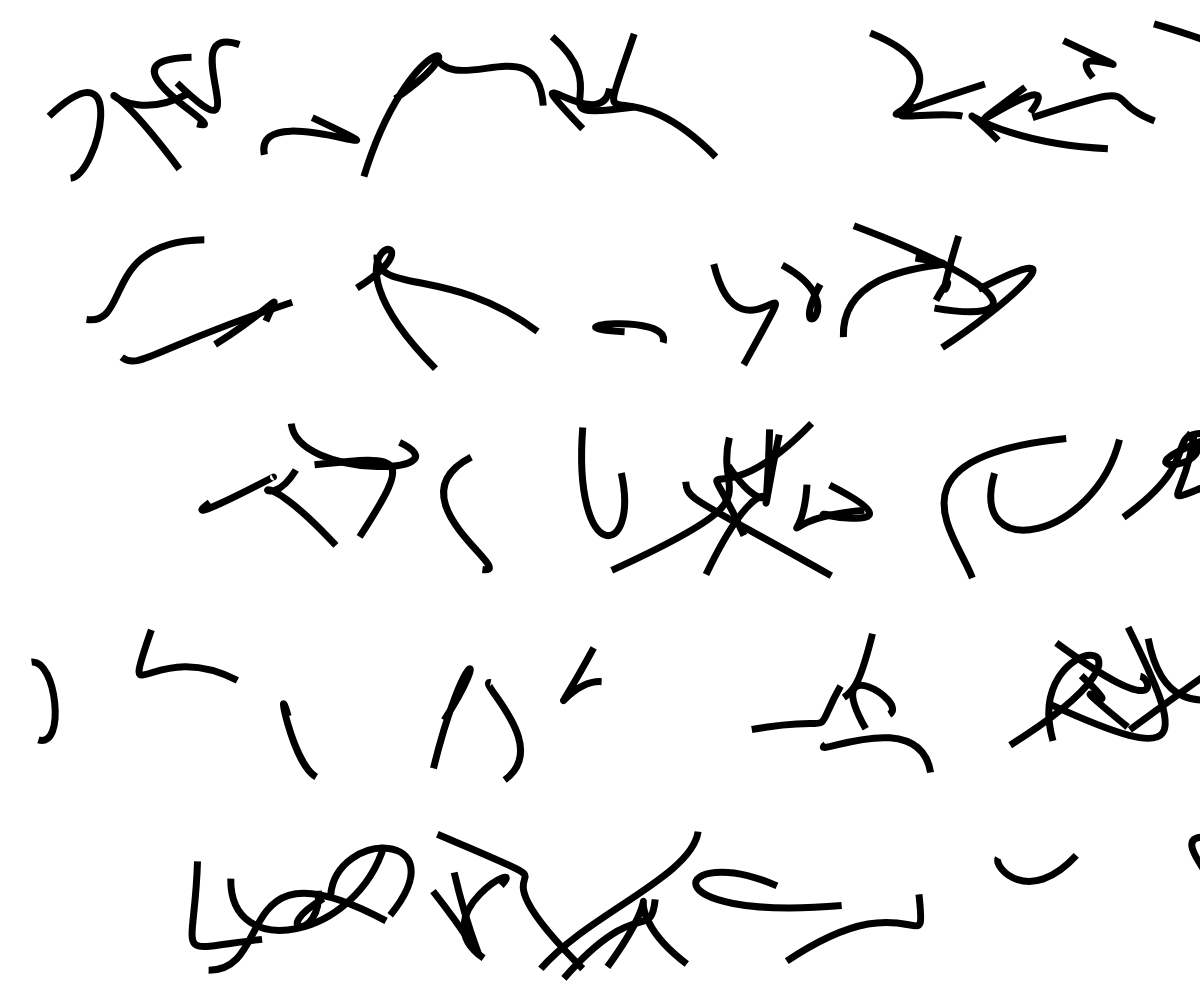
Frame 1 (no input)
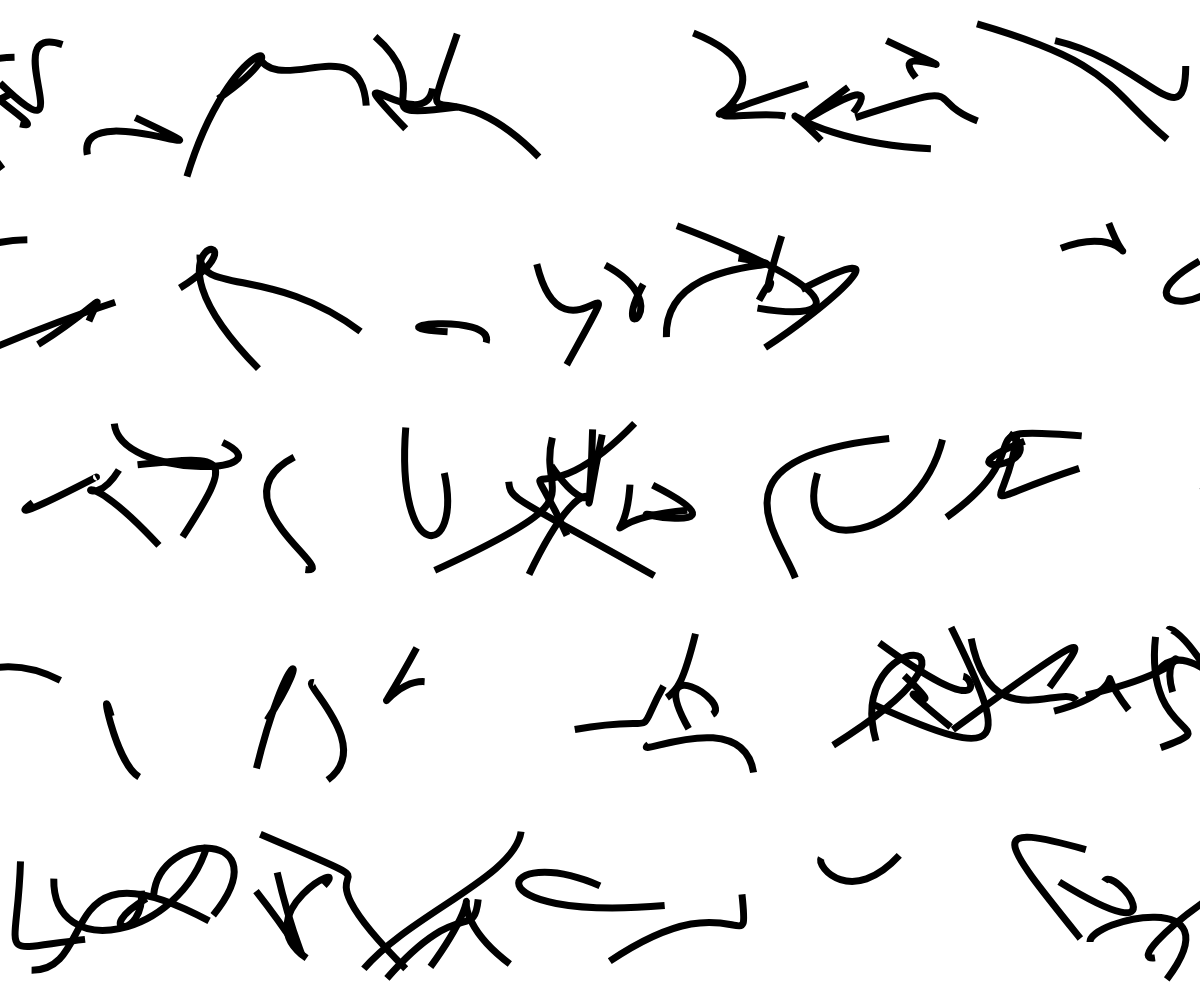
Frame 60 (no input)
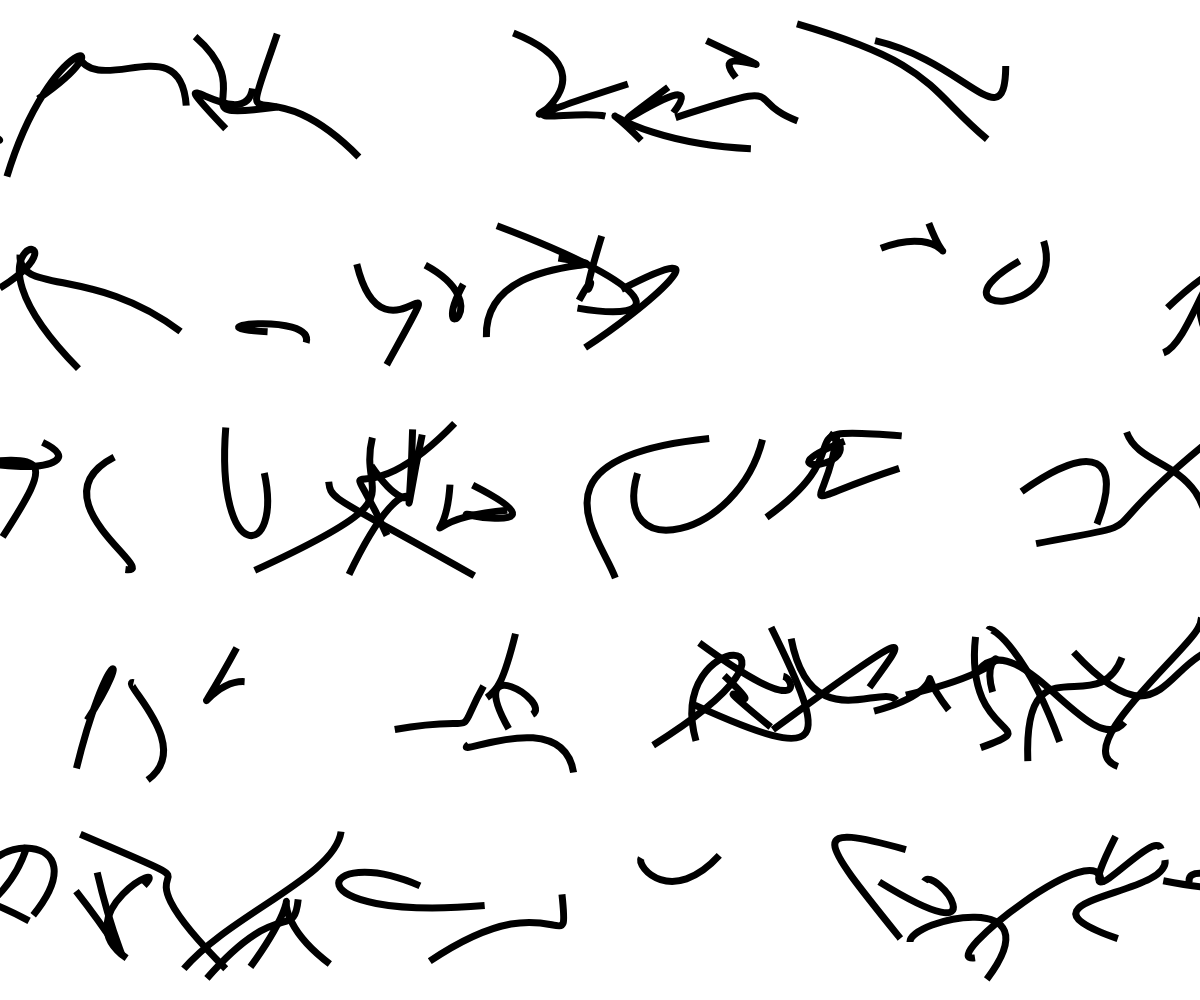
Frame 120 (the mouse pressed at the canvas centre since frame 60)

The p5.js sketch that drew these frames (run headless with seeded random() and noise() and a simulated clock; from frame 60 on, the mouse is pressed at the canvas centre):

// p5.js sketch
// ── sketch.js
let amp = 150;
let dimAmp = .1;


let signes = [];


function setup() {
  createCanvas(windowWidth, windowHeight);
  tailleH = windowHeight / 5;
  pixelDensity(1);

  for (var i = 0; i < windowWidth; i++) {
    signes[i] = new Signe(tailleH, int(random(5)) * tailleH, i * 15);
  }


}

function windowResized() {
  resizeCanvas(windowWidth, windowHeight);
  tailleH = windowHeight / 5;
  setup();
}

rdm0 = [];
rdm1 = [];
rdm2 = [];
rdm3 = [];
rdm4 = [];


let vel = -3;
let x = -200;

function draw() {
  strokeCap(SQUARE);
  strokeJoin(MITER);
  console.log(signes.length);

  background(255);
  stroke(0);
  strokeWeight(7);
  noFill();
  translate(-window.innerWidth, 0);
  // if (frameCount % 256 == 1) {
  //   signes = signes.splice(0,5);

  // }
  if (frameCount % 16 < 20) {
    signes = signes.splice(0);
    signes[signes.length] = new Signe(tailleH, int(random(5)) * tailleH);

  }

 

  // for (let i = 0; i<signes.length; i++){
  //   signes[i] = new Signe(200, map(e,0,4,0,windowHeight));
  //
  // }
  for (let i = 0; i < signes.length; i++) {

    signes[i].move();
    signes[i].show();
  }




  //   translate(x, 0);
  //
  //   for (var i = 0; i < 5; i++) {
  //     push();
  //     if(frameCount%20==0){
  //     //reFill(i);
  //     }
  //     translate(0, map(i, 0, 5, 0, height));
  //     //bezier(0,0,40,40,80,80,200,200);
  //     for(var tec = 0; tec < 50; tec++){
  //       push();
  //       let decalRdm ;
  //
  //         if(rdm0[tec*i%1000]<150){
  //           decalRdm = .8;
  //         }
  //         else {
  //           decalRdm = 800;
  //         }
  //         translate(tec*80*decalRdm,0);
  //
  //       for (var bez = 0; bez < 8; bez++) {
  //         switch (i) {
  //           case 0:
  //           bezier(
  //           rdm0[(0+1)+tec*(i+1)%1000], rdm0[(1+1)*tec*(i+1)%1000],
  //           rdm0[(2+1)+tec*(i+1)%1000], rdm0[(3+1)*tec*(i+1)%1000],
  //           rdm0[(4+1)+tec*(i+1)%1000], rdm0[(5+1)*tec*(i+1)%1000],
  //           rdm0[(6+1)+tec*(i+1)%1000], rdm0[(7+1)*tec*(i+1)%1000],
  //         );
  //             break;
  //             case 1:
  //             bezier(
  //             rdm1[(0+1)+tec*(i+1)%1000], rdm1[(1+1)*tec*(i+1)%1000],
  //             rdm1[(2+1)+tec*(i+1)%1000], rdm1[(3+1)*tec*(i+1)%1000],
  //             rdm1[(4+1)+tec*(i+1)%1000], rdm1[(5+1)*tec*(i+1)%1000],
  //             rdm1[(6+1)+tec*(i+1)%1000], rdm1[(7+1)*tec*(i+1)%1000],
  //           );
  //               break;
  //               case 2:
  //               bezier(
  //               rdm2[(0+1)+tec*(i+1)%1000], rdm2[(1+1)*tec*(i+1)%1000],
  //               rdm2[(2+1)+tec*(i+1)%1000], rdm2[(3+1)*tec*(i+1)%1000],
  //               rdm2[(4+1)+tec*(i+1)%1000], rdm2[(5+1)*tec*(i+1)%1000],
  //               rdm2[(6+1)+tec*(i+1)%1000], rdm2[(7+1)*tec*(i+1)%1000],
  //             );
  //                 break;
  //                 case 3:
  //                 bezier(
  //                 rdm3[(0+1)+tec*(i+1)%1000], rdm3[(1+1)*tec*(i+1)%1000],
  //                 rdm3[(2+1)+tec*(i+1)%1000], rdm3[(3+1)*tec*(i+1)%1000],
  //                 rdm3[(4+1)+tec*(i+1)%1000], rdm3[(5+1)*tec*(i+1)%1000],
  //                 rdm3[(6+1)+tec*(i+1)%1000], rdm3[(7+1)*tec*(i+1)%1000],
  //               );
  //                   break;
  //                   case 4:
  //                   bezier(
  //                   rdm4[(0+1)+tec*(i+1)%1000], rdm4[(1+1)*tec*(i+1)%1000],
  //                   rdm4[(2+1)+tec*(i+1)%1000], rdm4[(3+1)*tec*(i+1)%1000],
  //                   rdm4[(4+1)+tec*(i+1)%1000], rdm4[(5+1)*tec*(i+1)%1000],
  //                   rdm4[(6+1)+tec*(i+1)%1000], rdm4[(7+1)*tec*(i+1)%1000],
  //                 );
  //                     break;
  //
  //         }
  //
  //     }
  //     pop();
  //   }
  //   pop();
  // }
  //
  //   x-=2;
}

// x % width ?
function rdmArray(a) {
  for (var i = 0; i < 1000; i++) {
    switch (a) {
      case 0:
        rdm0[i] = random(amp);
        break;
      case 1:
        rdm1[i] = random(amp);
        break;
      case 2:
        rdm2[i] = random(amp);
        break;
      case 3:
        rdm3[i] = random(amp);
        break;
      case 4:
        rdm4[i] = random(amp);
        break;
      default:
        rdm0[i] = random(amp);
        break;

    }
  }
}

function reFill(a) {
  for (var i = 0; i < 1000; i++) {
    switch (a) {
      case 0:
        rdm0[i] = random(amp);
        break;
      case 1:
        rdm1[i] = random(amp);
        break;
      case 2:
        rdm2[i] = random(amp);
        break;
      case 3:
        rdm3[i] = random(amp);
        break;
      case 4:
        rdm4[i] = random(amp);
        break;
      default:
        rdm0[i] = random(amp);
        break;

    }
  }
}

class Signe {
  constructor(dim, rang, xInit) {
    this.x1 = random(dim) + windowWidth + xInit;
    this.y1 = random(dim - dim * dimAmp, dim * dimAmp) + rang;

    this.x2 = random(dim) + windowWidth + xInit;
    this.y2 = random(dim - dim * dimAmp, dim * dimAmp) + rang;

    this.x3 = random(dim) + windowWidth + xInit;
    this.y3 = random(dim - dim * dimAmp, dim * dimAmp) + rang;

    this.x4 = random(dim) + windowWidth + xInit;
    this.y4 = random(dim - dim * dimAmp, dim * dimAmp) + rang;

    this.xx1 = random(dim) + windowWidth + xInit;
    this.yy1 = random(dim - dim * dimAmp, dim * dimAmp) + rang;

    this.xx2 = random(dim) + windowWidth + xInit;
    this.yy2 = random(dim - dim * dimAmp, dim * dimAmp) + rang;

    this.xx3 = random(dim) + windowWidth + xInit;
    this.yy3 = random(dim - dim * dimAmp, dim * dimAmp) + rang;

    this.xx4 = random(dim) + windowWidth + xInit;
    this.yy4 = random(dim - dim * dimAmp, dim * dimAmp) + rang;
  }
  move() {
    this.x1 += vel;
    //  this.y1 += vel;

    this.x2 += vel;
    //  this.y2 += vel;

    this.x3 += vel;
    //  this.y3 += vel;

    this.x4 += vel;
    //  this.y4 += vel;

    this.xx1 += vel;
    //  this.y1 += vel;

    this.xx2 += vel;
    //  this.y2 += vel;

    this.xx3 += vel;
    //  this.y3 += vel;

    this.xx4 += vel;
    //  this.y4 += vel;
  }
  show() {

    // bezier(this.xx1,this.yy1,this.xx2,this.yy2,this.xx3,this.yy3,this.xx4,this.yy4);

    bezier(this.x1, this.y1, this.x2, this.y2, this.x3, this.y3, this.x4, this.y4);
  }
}
// ── style-blog.css
@font-face {
    font-family: Janson;
    src: url("JansonTextLTStd-Roman.otf") format("opentype");
}
@font-face {
  font-family: JansonIta;
  src:  url("JansonTextLTStd-Italic.otf") format("opentype");
}

.ctn {
  position: absolute;
  z-index: 10;
  width: 100vw;
  height: 100vh;
}
p {
  display: inline-block;
}
* {
  padding: 0;
  margin:0;
  font-family: Janson;
  overflow: hidden;

}
.bar {
  position: relative;
  width: 100%;
  height: 20%;
  font-size: 14vh;
  border-bottom:solid black 2px;

}
 a {
   position: relative;
   display: inline-block;
/* opacity: 0; */
margin-left: 30px;
/* margin-top: 10%; */
padding-top: 2vh;
  /* transform: translate(0,1vh)!important ; */
}
a:hover {
  font-family: JansonIta;
  cursor: pointer;
}
a, a:visited, a:hover, a:active {
  text-decoration: none;
  color: black;
  padding-right: 10vw;
}

.bar:hover a {
opacity: 1
}
.bar:hover {
  background-color: white;
/* background: linear-gradient(#EEffFF, #FFFFFF); */
}
canvas {
  z-index: 0;
  position: absolute;
  left: 0;
}
.cc {
  position: absolute;
  top: 0;
  left: 0;
  width: 100vw;
  height: 100vh;
  opacity: .01;
  background-color: black;
  z-index: 20;
  pointer-events: none;

}

.ccL {
  position: absolute;
  top: 0;
  left: 0;
  width: 100vw;
  height: 100vh;
  opacity: 1;
  background-color: black;
  /* background-color: rgb(135,184,241); */
  z-index: 20;
  pointer-events: none;
  mix-blend-mode: screen;

}

.soon, .soon:hover {
  color: #aaa;
  pointer-events: none;
}

// ── style.css
@font-face {
    font-family: Janson;
    src: url("JansonTextLTStd-Roman.otf") format("opentype");
}
@font-face {
  font-family: JansonIta;
  src:  url("JansonTextLTStd-Italic.otf") format("opentype");
}

.ctn {
  position: absolute;
  z-index: 10;
  width: 100vw;
  height: 100vh;
}
p {
  display: inline-block;
}
* {
  padding: 0;
  margin:0;
  font-family: Janson;
  overflow: hidden;

}
.bar {
  position: relative;
  width: 100%;
  height: 20%;
  font-size: 14vh;
  border-bottom:solid black 2px;

}
 a {
   position: relative;
   display: inline-block;
opacity: 0;
margin-left: 30px;
/* margin-top: 10%; */
padding-top: 2vh;
  /* transform: translate(0,1vh)!important ; */
}
a:hover {
  font-family: JansonIta;
  cursor: pointer;
}
a, a:visited, a:hover, a:active {
  text-decoration: none;
  color: black;
  padding-right: 10vw;
}

.bar:hover a {
opacity: 1
}
.bar:hover {
  background-color: white;
/* background: linear-gradient(#EEffFF, #FFFFFF); */
}
canvas {
  z-index: 0;
  position: absolute;
  left: 0;
}
.cc {
  position: absolute;
  top: 0;
  left: 0;
  width: 100vw;
  height: 100vh;
  opacity: .01;
  background-color: black;
  z-index: 20;
  pointer-events: none;

}

.ccL {
  position: absolute;
  top: 0;
  left: 0;
  width: 100vw;
  height: 100vh;
  opacity: 1;
  background-color: black;
  /* background-color: rgb(135,184,241); */
  z-index: 20;
  pointer-events: none;
  mix-blend-mode: screen;

}

.soon, .soon:hover {
  color: #aaa;
  pointer-events: none;
}
